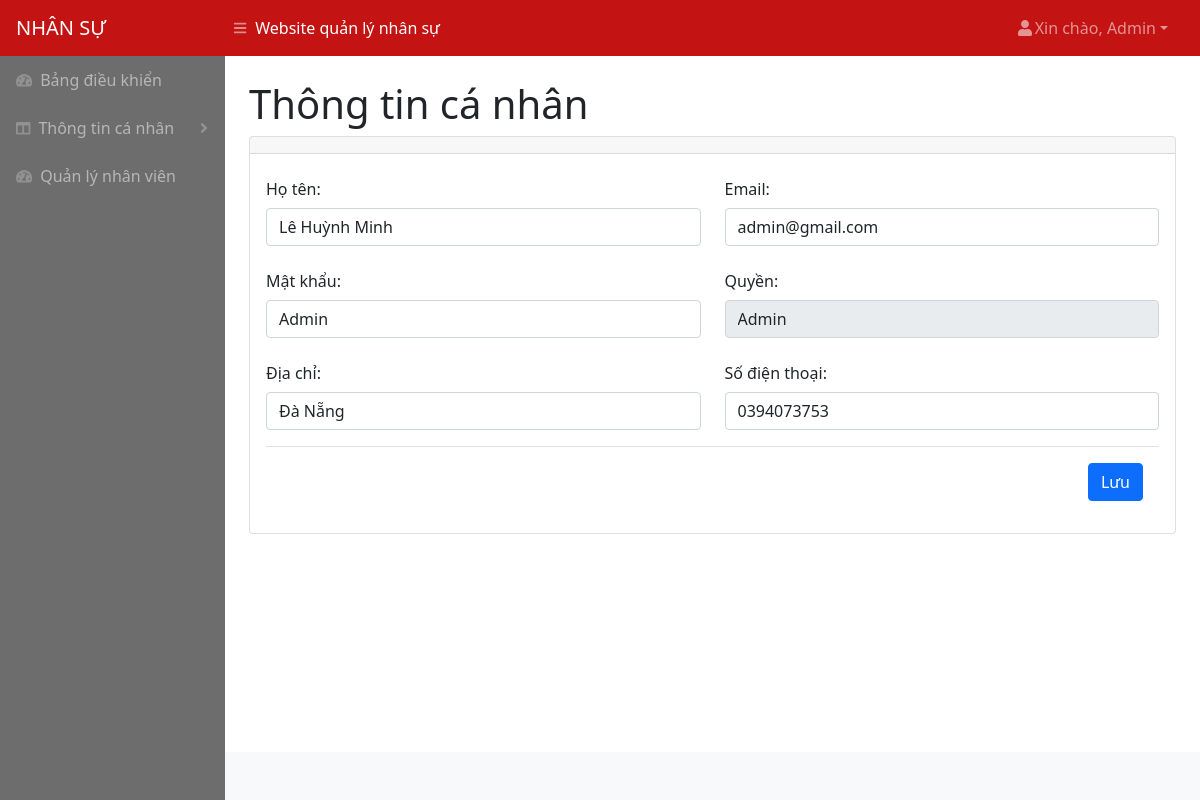
/thongtin.php (signed in), run on the app's committed database.
### tables this page shows
CREATE TABLE `nhanvien` (
  `id` int(11) NOT NULL,
  `hoten` varchar(259) NOT NULL,
  `sodienthoai` varchar(250) NOT NULL,
  `diachi` varchar(250) NOT NULL,
  `email` varchar(250) NOT NULL,
  `matkhau` varchar(250) NOT NULL,
  `quyen` varchar(250) NOT NULL
);

### thongtin.php (the view, shortened to what this page needs)
<!DOCTYPE html>
<html lang="en">
<head>
<?php include('inc/head.php')?>
</head>
<body class="sb-nav-fixed">
<?php include('inc/header.php')?>
    <div id="layoutSidenav">
    <?php include('inc/menu.php')?>
    <?php if(isset($_SESSION['id'])){
                $id = $_SESSION['id'];
                $query = "SELECT * FROM nhanvien WHERE id ='{$id}'";
                $result = mysqli_query($connect, $query);
                $arUser = mysqli_fetch_array($result, MYSQLI_ASSOC);
            } ?>
        <div id="layoutSidenav_content">
            <main>
                <div class="container-fluid px-4">
                    <h1 class="mt-4">Thông tin cá nhân</h1>
                    <div class="card mb-4">
                        <div class="card-header">
                        </div>
                        <div class="card-body">
                        <form action="function.php" method="POST" >
                                                        <div class="col">
                                                        <div class="row">
                                                        <div class="col-6 mb-3">
                                                            <label for="category-film"
                                                                class="col-form-label">Họ tên:</label>
                                                            <input type="text" class="form-control" id="category-film" value="<?php echo $arUser["hoten"] ?>" name="hoten" required>
                                                        </div>
                                                        <div class="col-6 mb-3">
                                                            <label for="category-film"
                                                                class="col-form-label">Email:</label>
                                                            <input type="email" class="form-control" id="category-film" name="email" value="<?php echo $arUser["email"] ?>" required>
                                                    </div>
                                                        </div>
                                                        <div class="row">
                                                        <div class="col-6 mb-3">
                                                            <label for="category-film"
                                                                class="col-form-label">Mật khẩu:</label>
                                                            <input type="text" class="form-control" id="category-film" name="matkhau" value="<?php echo $arUser["matkhau"] ?>" required>
                                                    </div>
                                                    <div class="col-6 mb-3">
                                                        <label for="category-film"
                                                            class="col-form-label">Quyền:</label>
                                                            <input type="text" class="form-control" id="category-film" name="matkhau" value="<?php echo $arUser["quyen"] ?>" readonly>
                                                    </div>
                                                        </div>
                                                        <div class="row">
                                                        <div class="col-6 mb-3">
                                                            <label for="category-film"
                                                                class="col-form-label">Địa chỉ:</label>
                                                            <input type="text" class="form-control" id="category-film" value="<?php echo $arUser["diachi"] ?>" name="diachi" required>
                                                        </div>
                                                        <div class="col-6 mb-3">
                                                            <label for="category-film"
                                                                class="col-form-label">Số điện thoại:</label>
                                                            <input type="number" class="form-control" id="category-film" value="<?php echo $arUser["sodienthoai"] ?>" name="sdt" required>
                                                        </div>
                                                        </div>
                                                    </div>
                                                        <div class="modal-footer">
                                                    <button type="submit" class="btn btn-primary" name="capnhaptk">Lưu</button>
                                                </div>
                                                    </form>
                        </div>
                    </div>
                </div>
            </main>
            <?php include('inc/footer.php')?>
        </div>
    </div>
</body>
</html>

### data on the page
nhanvien: hoten "Lê Huỳnh Minh", email "admin@gmail.com", matkhau "Admin", diachi "Đà Nẵng", sdt "0394073753"

### other printed values
$_SESSION['quyen'] "Admin"
